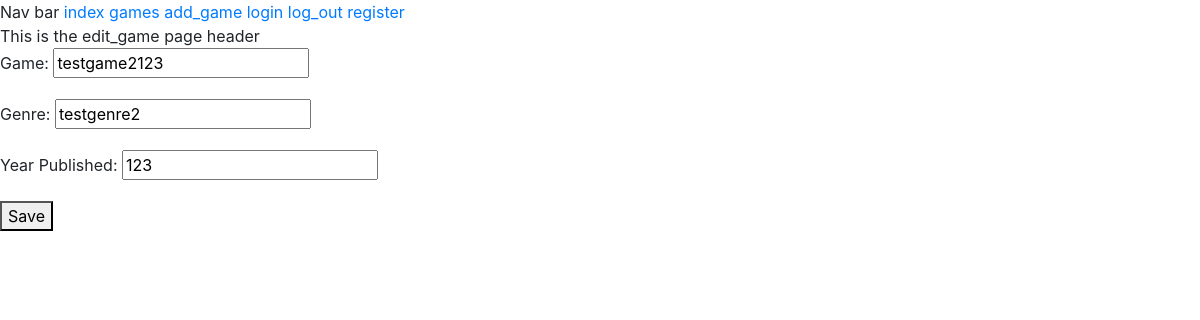
The page /edit_game/4/ on the database as committed earlier.
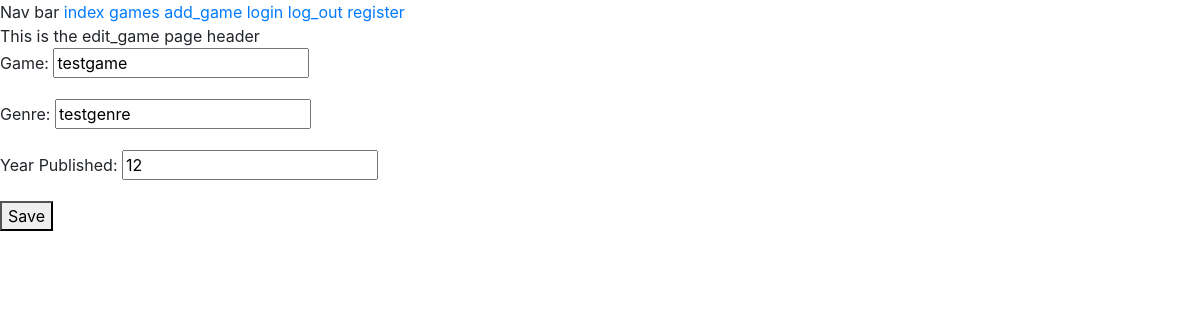
The same page on the database as committed later.
### board_games/models.py (models this page shows, shortened)
class BoardGame(models.Model):
    game = models.CharField(max_length=100)
    genre = models.CharField(max_length=200)
    year_published = models.IntegerField()
    owner = models.ForeignKey(User, on_delete=models.CASCADE)

### board_games/views.py (the view)
# urls.py: path("edit_game/<int:game_id>/", views.edit_game, name="edit_game"),
def edit_game(request, game_id):
    game = BoardGame.objects.get(id=game_id)
    if request.method != "POST":
        form = GameForm(instance=game)
    else:
        form = GameForm(instance=game, data=request.POST)
        if form.is_valid():
            form.save()
            return redirect("board_games:game_info", game_id)
    context = {"game": game, "form": form}
    return render(request, "board_games/edit_game.html", context)

### board_games/forms.py
class GameForm(forms.ModelForm):
    class Meta:
        model = BoardGame
        fields = ['game', 'genre', 'year_published']
        labels = {'game': 'Game', 'genre': 'Genre',
                  'year_published': 'Year Published'}

### board_games/templates/board_games/edit_game.html (shortened to what this page needs)
{% extends 'board_games/base.html' %}
{% block page_header %}
This is the edit_game page header
{% endblock page_header %}
{% block content %}
<form action="{% url 'board_games:edit_game' game.id %}" method="post">
    {{ form.as_p }}
    <button type="submit">Save</button>
</form>
{% endblock content %}

Rows that differ between the two databases and show on the page:
changed BoardGame: game "testgame2123" → "testgame"; genre "testgenre2" → "testgenre"; year_published "123" → "12"
